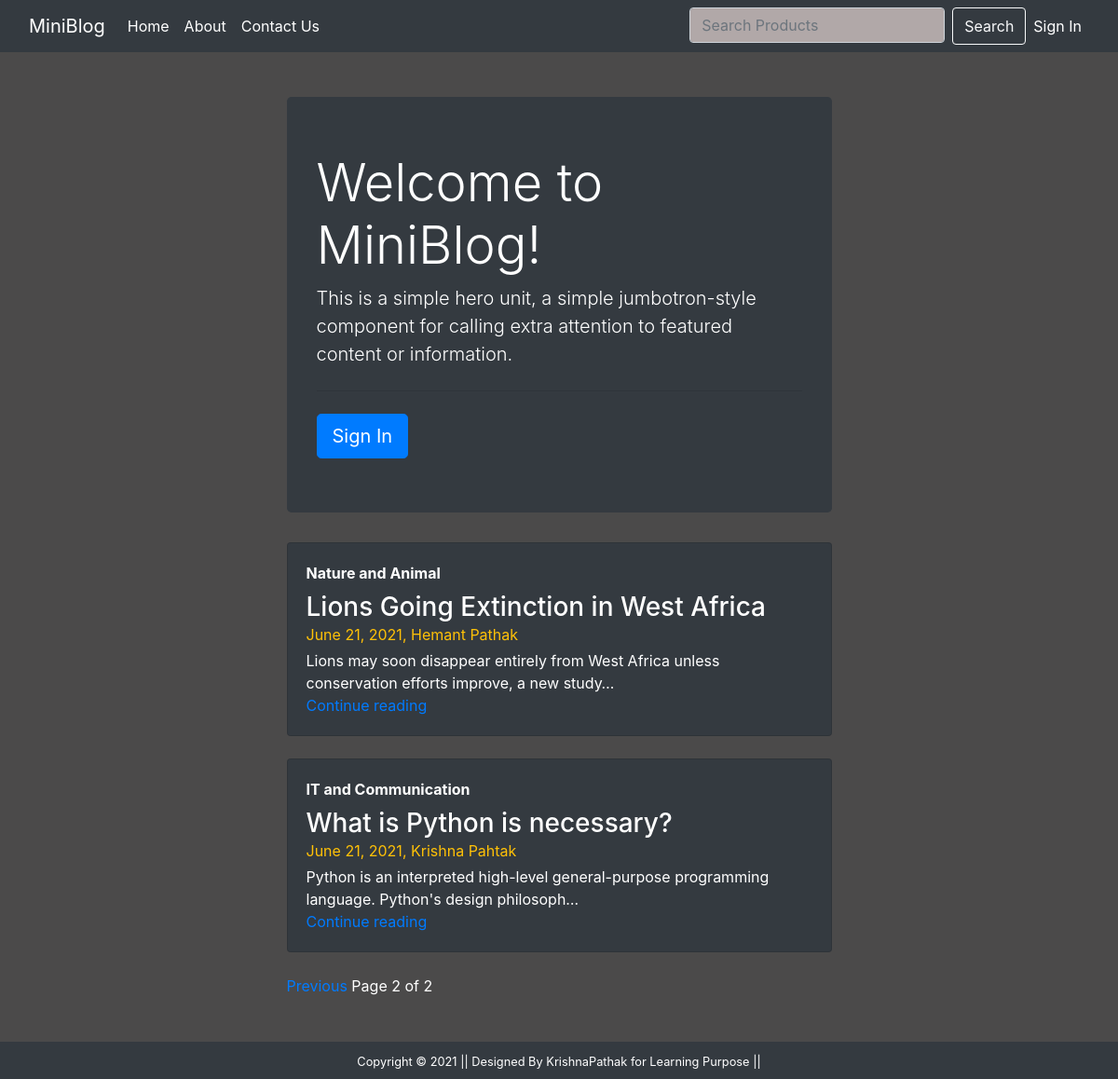
Screenshot of /?page=2 with the database file from the repository.
### blog/models.py (models this page shows)
class Post(models.Model):
    title=models.CharField(max_length=150)
    author=models.CharField(max_length=70)
    desc=models.TextField()
    feild=models.CharField(max_length=40)
    datetime=models.DateField(default=datetime.now)

### blog/views.py (the view)
# urls.py: 2. Add a URL to urlpatterns:  path('', views.home, name='home')
def home(request):
    posts=Post.objects.all().order_by('-id')
    paginator=Paginator(posts,3,orphans=1)
    page_number=request.GET.get('page')
    page_obj=paginator.get_page(page_number)
    return render(request,'blog/home.html',{'page_obj':page_obj})

### blog/templates/blog/home.html (shortened to what this page needs)
{% extends 'blog/base.html' %}
{% load static %}
{% block content %}
<div class="col-sm-3">
</div>
<div class="col-sm-6">
  <div class="text-white rounded">
      <div class="jumbotron bg-dark mt-5">
  <h1 class="display-4">Welcome to MiniBlog!</h1>
  <p class="lead">This is a simple hero unit, a simple jumbotron-style component for calling extra attention to featured content or information.</p>
  <hr class="my-4">
  {% if request.user.is_authenticated %}
  <a class="btn btn-primary btn-lg" href="{% url 'dashboard' %}" role="button">Dashboard</a>
  {% else %}
  <a class="btn btn-primary btn-lg" href="{% url 'login' %}" role="button">Sign In</a>
  {% endif %}
</div>
  </div>
  <div>
        {% for post in page_obj %}
          <div class="card flex-md-row mb-4 box-shadow h-md-250 text-white rounded bg-dark">
            <div class="card-body d-flex flex-column align-items-start">
              <strong class="d-inline-block mb-2 text-white">{{post.feild}}</strong>
              <h3 class="mb-0">
                <a class="text-white" href="{% url 'details' post.id %}">{{post.title}}</a>
              </h3>
              <div class="mb-1 text-warning">{{post.datetime}}, {{post.author}}</div>
              <p class="card-text mb-auto">{{post.desc|truncatechars:100}}</p>
              <a href="{% url 'details' post.id %}">Continue reading</a>
            </div>
        </div>
        {% endfor %}
        </div>
      <div>
        <span class='text-white'>
        {% if page_obj.has_previous %}
        <a href="?page={{page_obj.previous_page_number}}"> Previous</a>
        {% endif %}
        <span>Page {{page_obj.number}} of {{page_obj.paginator.num_pages}}</span>
        </span>
        </div>
      </div>
  </div>
{% endblock content %}

### blog/static/blog/css/style.css (style rules this page uses)
body { background-color: rgb(75, 74, 74); }
.jumbotron { padding-top: 10%; padding-bottom: 10%; -webkit-background-size: cover; -moz-background-size: cover; background-size: cover; -o-background-size: cover; }

### rows the page displays
Post: feild "Nature and Animal", title "Lions Going Extinction in West Africa", datetime "June 21, 2021", author "Hemant Pathak", desc "Lions may soon disappear entirely from West Africa unless conservation efforts improve, a new study…"
Post: feild "IT and Communication", title "What is Python is necessary?", datetime "June 21, 2021", author "Krishna Pahtak", desc "Python is an interpreted high-level general-purpose programming language. Python's design philosoph…"

### other values shown
{{ page_obj.number }} "2"
{{ page_obj.paginator.num_pages }} "2"
